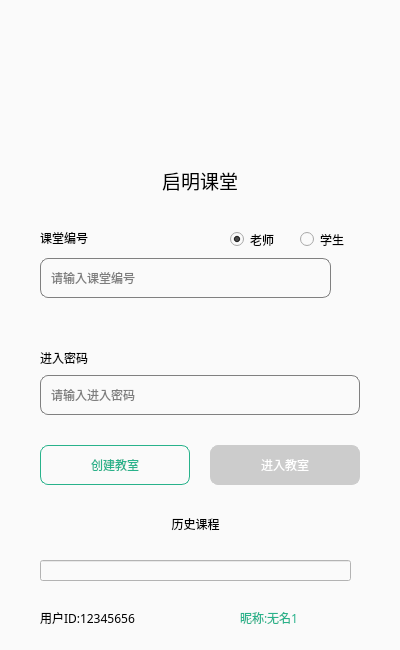
<?xml version="1.0" encoding="UTF-8"?>
<ui version="4.0">
 <class>MainWindow</class>
 <widget class="QMainWindow" name="MainWindow">
  <property name="geometry">
   <rect>
    <x>0</x>
    <y>0</y>
    <width>400</width>
    <height>650</height>
   </rect>
  </property>
  <property name="toolTip">
   <string/>
  </property>
  <property name="styleSheet">
   <string notr="true">background-color: rgb(250, 250, 250);</string>
  </property>
  <widget class="QWidget" name="centralWidget">
   <widget class="QPushButton" name="btn_appSetup">
    <property name="geometry">
     <rect>
      <x>340</x>
      <y>10</y>
      <width>41</width>
      <height>41</height>
     </rect>
    </property>
    <property name="text">
     <string/>
    </property>
    <property name="icon">
     <iconset resource="images.qrc">
      <normaloff>:/images/btn_setup.png</normaloff>:/images/btn_setup.png</iconset>
    </property>
    <property name="flat">
     <bool>true</bool>
    </property>
   </widget>
   <widget class="QLineEdit" name="edit_courseId">
    <property name="geometry">
     <rect>
      <x>40</x>
      <y>258</y>
      <width>291</width>
      <height>40</height>
     </rect>
    </property>
    <property name="styleSheet">
     <string notr="true">border: 1px solid gray;/*设置边框的粗细，以及颜色*/
border-radius: 8px;/*设置圆角的大小*/
padding: 0 8px;/*如果没有内容光标在开始往后移动0.8像素点*/
selection-background-color: darkgray;</string>
    </property>
    <property name="text">
     <string/>
    </property>
    <property name="maxLength">
     <number>8</number>
    </property>
    <property name="placeholderText">
     <string>请输入课堂编号</string>
    </property>
   </widget>
   <widget class="QLabel" name="label_4">
    <property name="geometry">
     <rect>
      <x>40</x>
      <y>230</y>
      <width>72</width>
      <height>15</height>
     </rect>
    </property>
    <property name="font">
     <font>
      <family>微软雅黑</family>
     </font>
    </property>
    <property name="text">
     <string>课堂编号</string>
    </property>
   </widget>
   <widget class="QPushButton" name="btn_createClass">
    <property name="geometry">
     <rect>
      <x>40</x>
      <y>445</y>
      <width>150</width>
      <height>40</height>
     </rect>
    </property>
    <property name="font">
     <font>
      <family>微软雅黑</family>
     </font>
    </property>
    <property name="styleSheet">
     <string notr="true">border: 1px solid #28b28b;/*设置边框的粗细，以及颜色*/
color: rgb(40, 178, 139);
border-radius: 8px;/*设置圆角的大小*/
padding: 0 8px;/*如果没有内容光标在开始往后移动0.8像素点*/
selection-background-color: darkgray;</string>
    </property>
    <property name="text">
     <string>创建教室</string>
    </property>
   </widget>
   <widget class="QPushButton" name="btn_joinClass">
    <property name="geometry">
     <rect>
      <x>210</x>
      <y>445</y>
      <width>150</width>
      <height>40</height>
     </rect>
    </property>
    <property name="font">
     <font>
      <family>微软雅黑</family>
     </font>
    </property>
    <property name="styleSheet">
     <string notr="true">border: 1px solid #cccccc;/*设置边框的粗细，以及颜色*/
color: rgb(255, 255, 255);
border-radius: 8px;/*设置圆角的大小*/
padding: 0 8px;/*如果没有内容光标在开始往后移动0.8像素点*/
selection-background-color: darkgray;
background-color: #cccccc;</string>
    </property>
    <property name="text">
     <string>进入教室</string>
    </property>
   </widget>
   <widget class="QLabel" name="label_userId">
    <property name="geometry">
     <rect>
      <x>40</x>
      <y>610</y>
      <width>131</width>
      <height>16</height>
     </rect>
    </property>
    <property name="font">
     <font>
      <family>微软雅黑</family>
     </font>
    </property>
    <property name="text">
     <string>用户ID:12345656</string>
    </property>
   </widget>
   <widget class="QLabel" name="label_username">
    <property name="geometry">
     <rect>
      <x>240</x>
      <y>610</y>
      <width>121</width>
      <height>16</height>
     </rect>
    </property>
    <property name="font">
     <font>
      <family>微软雅黑</family>
     </font>
    </property>
    <property name="styleSheet">
     <string notr="true">color: rgb(40, 178, 139);</string>
    </property>
    <property name="text">
     <string>昵称:无名1</string>
    </property>
   </widget>
   <widget class="QRadioButton" name="radio_role_teacher">
    <property name="geometry">
     <rect>
      <x>230</x>
      <y>230</y>
      <width>61</width>
      <height>19</height>
     </rect>
    </property>
    <property name="text">
     <string>老师</string>
    </property>
    <property name="checked">
     <bool>true</bool>
    </property>
   </widget>
   <widget class="QRadioButton" name="radio_role_student">
    <property name="geometry">
     <rect>
      <x>300</x>
      <y>230</y>
      <width>61</width>
      <height>19</height>
     </rect>
    </property>
    <property name="text">
     <string>学生</string>
    </property>
   </widget>
   <widget class="QLabel" name="label_courseStatus">
    <property name="geometry">
     <rect>
      <x>240</x>
      <y>270</y>
      <width>81</width>
      <height>20</height>
     </rect>
    </property>
    <property name="text">
     <string/>
    </property>
    <property name="alignment">
     <set>Qt::AlignRight|Qt::AlignTrailing|Qt::AlignVCenter</set>
    </property>
   </widget>
   <widget class="QLabel" name="logo_index">
    <property name="geometry">
     <rect>
      <x>150</x>
      <y>60</y>
      <width>100</width>
      <height>100</height>
     </rect>
    </property>
    <property name="styleSheet">
     <string notr="true"/>
    </property>
    <property name="text">
     <string/>
    </property>
   </widget>
   <widget class="QLineEdit" name="edit_coursePwd">
    <property name="geometry">
     <rect>
      <x>40</x>
      <y>375</y>
      <width>320</width>
      <height>40</height>
     </rect>
    </property>
    <property name="styleSheet">
     <string notr="true">border: 1px solid gray;/*设置边框的粗细，以及颜色*/
border-radius: 8px;/*设置圆角的大小*/
padding: 0 8px;/*如果没有内容光标在开始往后移动0.8像素点*/
selection-background-color: darkgray;</string>
    </property>
    <property name="text">
     <string/>
    </property>
    <property name="maxLength">
     <number>10</number>
    </property>
    <property name="placeholderText">
     <string>请输入进入密码</string>
    </property>
   </widget>
   <widget class="QLabel" name="label_coursePwd">
    <property name="geometry">
     <rect>
      <x>40</x>
      <y>350</y>
      <width>72</width>
      <height>15</height>
     </rect>
    </property>
    <property name="font">
     <font>
      <family>微软雅黑</family>
     </font>
    </property>
    <property name="text">
     <string>进入密码</string>
    </property>
   </widget>
   <widget class="QLabel" name="label_courseName">
    <property name="geometry">
     <rect>
      <x>40</x>
      <y>310</y>
      <width>321</width>
      <height>16</height>
     </rect>
    </property>
    <property name="text">
     <string/>
    </property>
   </widget>
   <widget class="QPushButton" name="pushButton">
    <property name="geometry">
     <rect>
      <x>160</x>
      <y>510</y>
      <width>71</width>
      <height>28</height>
     </rect>
    </property>
    <property name="font">
     <font>
      <family>微软雅黑</family>
     </font>
    </property>
    <property name="styleSheet">
     <string notr="true">border:0;
background-color: rgb(250, 250, 250);</string>
    </property>
    <property name="text">
     <string>历史课程</string>
    </property>
   </widget>
   <widget class="QLabel" name="label_2">
    <property name="geometry">
     <rect>
      <x>230</x>
      <y>516</y>
      <width>31</width>
      <height>16</height>
     </rect>
    </property>
    <property name="styleSheet">
     <string notr="true">image: url(:/images/img_jump.png);</string>
    </property>
    <property name="text">
     <string/>
    </property>
   </widget>
   <widget class="QPushButton" name="btn_share">
    <property name="geometry">
     <rect>
      <x>330</x>
      <y>260</y>
      <width>41</width>
      <height>41</height>
     </rect>
    </property>
    <property name="cursor">
     <cursorShape>OpenHandCursor</cursorShape>
    </property>
    <property name="toolTip">
     <string>复制课堂编号</string>
    </property>
    <property name="styleSheet">
     <string notr="true">background-color: rgba(250, 250, 250, 0);</string>
    </property>
    <property name="text">
     <string/>
    </property>
    <property name="icon">
     <iconset resource="images.qrc">
      <normaloff>:/images/btn_share.png</normaloff>:/images/btn_share.png</iconset>
    </property>
    <property name="flat">
     <bool>true</bool>
    </property>
   </widget>
   <widget class="QLineEdit" name="edit_debug">
    <property name="geometry">
     <rect>
      <x>40</x>
      <y>560</y>
      <width>311</width>
      <height>21</height>
     </rect>
    </property>
   </widget>
   <widget class="QLabel" name="lab_appName">
    <property name="geometry">
     <rect>
      <x>100</x>
      <y>165</y>
      <width>200</width>
      <height>30</height>
     </rect>
    </property>
    <property name="font">
     <font>
      <family>微软雅黑</family>
      <pointsize>14</pointsize>
     </font>
    </property>
    <property name="text">
     <string>启明课堂</string>
    </property>
    <property name="alignment">
     <set>Qt::AlignCenter</set>
    </property>
   </widget>
  </widget>
  <widget class="QStatusBar" name="statusBar"/>
 </widget>
 <layoutdefault spacing="6" margin="11"/>
 <resources>
  <include location="images.qrc"/>
 </resources>
 <connections/>
</ui>
